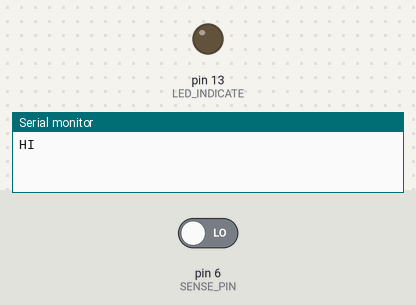
Recording of a sketch running on a simulated Arduino Nano, built with avr-gcc and run on an emulated ATmega328P. On the bench: output pins drawn as LEDs (lit = HIGH), the last lines printed to the serial monitor. The inputs (shaded band) are chosen by the test bench; at power-on: pin 6 (SENSE_PIN) LOW.

Above: at 3.0 s.
3.1 s: pin 6 (SENSE_PIN) driven HIGH
At 4.3 s:
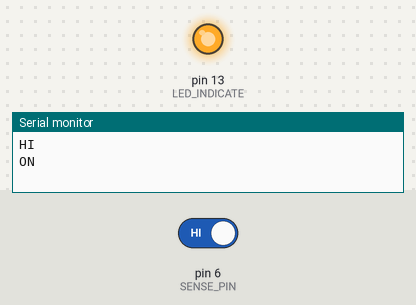
4.6 s: pin 6 (SENSE_PIN) driven LOW
At 5.7 s:
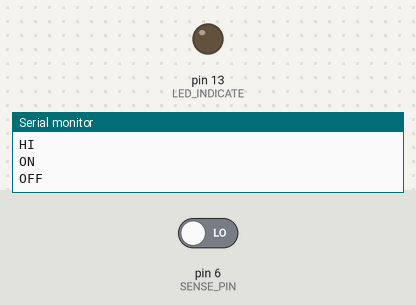
Timing chart, 0 to 7.6 s (numbered marks = the images above; inputs shaded):
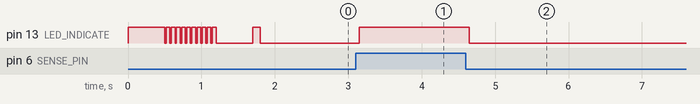

Measured:
- after the input at 3.1 s, pin 13 (LED_INDICATE): LOW → HIGH after 0.05 s
- after the input at 4.6 s, pin 13 (LED_INDICATE): HIGH → LOW after 0.05 s

The sketch:

nano.ino
```cpp
// (licence header left out)
const uint8_t SENSE_PIN = 6; // D6 digital input
const uint8_t LED_INDICATE   = LED_BUILTIN; // Indicator LED
const unsigned long DEBOUNCE = 50;          // milliseconds

// false = OFF, true = ON
bool lastStableState = false;
bool lastRawState    = false;
unsigned long lastChangeTime = 0;

void startup_chime() {
  digitalWrite(LED_BUILTIN, HIGH); delay(500); digitalWrite(LED_BUILTIN, LOW);
  for (int i = 0; i < 10; i++) {
    delay(20); digitalWrite(LED_BUILTIN, HIGH); delay(50); digitalWrite(LED_BUILTIN, LOW);
  }
  delay(500); digitalWrite(LED_BUILTIN, HIGH); delay(100); digitalWrite(LED_BUILTIN, LOW);
}

void setup() {
  pinMode(LED_INDICATE, OUTPUT);
  pinMode(SENSE_PIN, INPUT);
  Serial.begin(115200); // Start Serial Connection

  startup_chime();

  // Initialize state
  bool initial = digitalRead(SENSE_PIN);
  lastRawState    = initial;
  lastStableState = initial;

  digitalWrite(LED_INDICATE, initial ? HIGH : LOW);

  Serial.println("HI"); // Initial message
}

void loop() {
  bool rawState = digitalRead(SENSE_PIN);
  unsigned long now = millis();

  if (rawState != lastRawState) {
    lastChangeTime = now;
    lastRawState = rawState;
  }

  if ((now - lastChangeTime) >= DEBOUNCE) {
    if (lastStableState != rawState) {
      lastStableState = rawState;

      digitalWrite(LED_INDICATE, lastStableState ? HIGH : LOW);
      Serial.println(lastStableState ? "ON" : "OFF");
    }
  }
}
```
